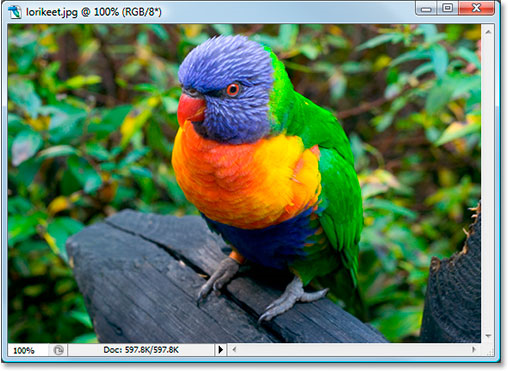
#> input picture part-4  Color Image Compression/differential_lzw/color_image.bmp, 508 x 371 px
$ python main.py
#> lines starting #> are read from the running program, lines starting #| are printed output that depends on the picture
### part-4  Color Image Compression/differential_lzw/src/compression.py
from PIL import Image
import numpy as np
import struct
from collections import Counter
import os
import math
from .utils import compute_differences, restore_from_differences
from .lzw import lzw_compress_gray, lzw_decompress_gray

def compress_color_image(image_path, compressed_file):
    """
    Compresses a color image using differential encoding and LZW compression
    """
    # Read and convert image to RGB
    img = Image.open(image_path).convert("RGB")
    rows, cols = img.size[1], img.size[0]

    # Split into channels
    r, g, b = img.split()
    channels = {
        'R': np.array(r, dtype=np.uint8),
        'G': np.array(g, dtype=np.uint8),
        'B': np.array(b, dtype=np.uint8)
    }

    compressed_channels = {}

    for key in channels:
        # Compute differences
        diff_image = compute_differences(channels[key])
        # Flatten and compress
        data = diff_image.flatten().tolist()
        codes = lzw_compress_gray(data)
        compressed_channels[key] = codes

    # Write compressed data
    with open(compressed_file, "wb") as f:
        # Write dimensions
        f.write(struct.pack(">II", rows, cols))

        # Write first pixels of each channel (reference pixels)
        for key in ['R', 'G', 'B']:
            f.write(struct.pack(">B", channels[key][0, 0]))

        # Write compressed data for each channel
        for key in ['R', 'G', 'B']:
            codes = compressed_channels[key]
            f.write(struct.pack(">I", len(codes)))
            for code in codes:
                f.write(struct.pack(">H", code))

    print("Compression completed. Compressed file:", compressed_file)

def decompress_color_image(compressed_file, restored_image_path):
    """
    Decompresses a color image from differential LZW compressed file
    """
    with open(compressed_file, "rb") as f:
        # Read dimensions
        rows, cols = struct.unpack(">II", f.read(8))

        # Read first pixels
        first_pixels = {}
        for key in ['R', 'G', 'B']:
            first_pixels[key] = struct.unpack(">B", f.read(1))[0]

        channels_restored = {}
        for key in ['R', 'G', 'B']:
            # Read compressed data
            num_codes = struct.unpack(">I", f.read(4))[0]
            codes = [struct.unpack(">H", f.read(2))[0] for _ in range(num_codes)]

            # Decompress
            decompressed = lzw_decompress_gray(codes)

            # Reshape to 2D array
            diff_image = np.array(decompressed, dtype=np.int16).reshape((rows, cols))

            # Set first pixel
            diff_image[0, 0] = first_pixels[key]

            # Restore from differences
            channel_array = restore_from_differences(diff_image)
            channels_restored[key] = channel_array

    # Merge channels and save
    restored_img = Image.merge("RGB", (
        Image.fromarray(channels_restored['R']),
        Image.fromarray(channels_restored['G']),
        Image.fromarray(channels_restored['B'])
    ))
    restored_img.save(restored_image_path)
    print("Decompression completed. Restored image:", restored_image_path)
    return restored_img

def calculate_color_metrics(image_path, compressed_file):
    """
    Calculates compression metrics including entropy, code length, and compression ratio
    """
    original_size = os.path.getsize(image_path)
    compressed_size = os.path.getsize(compressed_file)

    # Calculate entropy for each channel
    img = np.array(Image.open(image_path).convert("RGB"))
    entropies = []

    for i in range(3):
        channel = img[:, :, i].flatten()
        # Calculate differences for entropy
        diff_channel = np.diff(channel)
        hist = Counter(diff_channel)
        total = len(diff_channel)
        entropy = -sum((count / total) * math.log2(count / total) for count in hist.values())
        entropies.append(entropy)

    avg_entropy = sum(entropies) / 3

    # Calculate average code length
    total_codes = 0
    with open(compressed_file, "rb") as f:
        f.read(11)  # Skip dimensions and first pixels
        for _ in range(3):
            num_codes = struct.unpack(">I", f.read(4))[0]
            total_codes += num_codes
            f.read(num_codes * 2)

    avg_code_length = (total_codes * 16) / (img.shape[0] * img.shape[1] * 3)
    compression_ratio = compressed_size / original_size

    print(f"Original File Size: {original_size} bytes")
    print(f"Compressed File Size: {compressed_size} bytes")
    print(f"Compression Ratio: {compression_ratio:.4f}")
    print(f"Average Code Length: {avg_code_length:.4f} bits/pixel")
    print(f"Average Entropy: {avg_entropy:.4f} bits/pixel")

    return avg_entropy, avg_code_length, compressed_size, compression_ratio

### part-4  Color Image Compression/differential_lzw/src/utils.py
import numpy as np

def compute_differences(channel):
    """
    Computes row-wise and column-wise differences for a channel
    Returns the difference image
    """
    rows, cols = channel.shape
    diff_image = np.zeros_like(channel, dtype=np.int16)

    # First pixel remains unchanged
    diff_image[0, 0] = channel[0, 0]

    # First row differences (left to right)
    for j in range(1, cols):
        diff_image[0, j] = int(channel[0, j]) - int(channel[0, j-1])

    # First column differences (top to bottom)
    for i in range(1, rows):
        diff_image[i, 0] = int(channel[i, 0]) - int(channel[i-1, 0])

    # Rest of the image (row by row)
    for i in range(1, rows):
        for j in range(1, cols):
            diff_image[i, j] = int(channel[i, j]) - int(channel[i, j-1])

    return diff_image

def restore_from_differences(diff_image):
    """
    Restores original image from differences
    """
    rows, cols = diff_image.shape
    restored = np.zeros_like(diff_image, dtype=np.uint8)

    # First pixel is unchanged
    restored[0, 0] = diff_image[0, 0]

    # Restore first row
    for j in range(1, cols):
        val = int(restored[0, j-1]) + int(diff_image[0, j])
        restored[0, j] = val % 256

    # Restore first column
    for i in range(1, rows):
        val = int(restored[i-1, 0]) + int(diff_image[i, 0])
        restored[i, 0] = val % 256

    # Restore rest of the image
    for i in range(1, rows):
        for j in range(1, cols):
            val = int(restored[i, j-1]) + int(diff_image[i, j])
            restored[i, j] = val % 256

    return restored

### part-4  Color Image Compression/differential_lzw/src/lzw.py
def lzw_compress_gray(data):
    """
    Compresses data using LZW algorithm with handling for negative differences
    """
    # Convert negative values to positive range (0-255)
    data = [(x + 256) % 256 for x in data]

    dictionary = {bytes([i]): i for i in range(256)}
    dict_size = 256
    max_dict_size = 65536  # 16-bit limit

    w = bytes([data[0]]) if data else bytes()
    result = []

    for i in range(1, len(data)):
        c = bytes([data[i]])
        wc = w + c
        if wc in dictionary:
            w = wc
        else:
            result.append(dictionary[w])
            if dict_size < max_dict_size:
                dictionary[wc] = dict_size
                dict_size += 1
            w = c

    if w:
        result.append(dictionary[w])

    return result

def lzw_decompress_gray(codes):
    """
    Decompresses LZW compressed data with handling for negative differences
    """
    if not codes:
        return []

    dictionary = {i: bytes([i]) for i in range(256)}
    dict_size = 256

    # Handle first code
    result = list(dictionary[codes[0]])
    w = dictionary[codes[0]]

    for code in codes[1:]:
        if code in dictionary:
            entry = dictionary[code]
        elif code == dict_size and w:
            entry = w + bytes([w[0]])
        else:
            raise ValueError(f"Invalid compressed code: {code}")

        result.extend(entry)

        if w and dict_size < 65536:
            dictionary[dict_size] = w + bytes([entry[0]])
            dict_size += 1

        w = entry

    # Convert back to signed values (-128 to 127)
    return [(x if x < 128 else x - 256) for x in result]

### part-4  Color Image Compression/differential_lzw/main.py
from src.compression import compress_color_image, decompress_color_image, calculate_color_metrics
from PIL import Image
import numpy as np
import os

def compare_images(original, restored):
    """
    Compare two images and show where they differ
    """
    orig_array = np.array(original)
    rest_array = np.array(restored)


    diff_mask = np.any(orig_array != rest_array, axis=2)
    diff_count = np.sum(diff_mask)

    if diff_count > 0:
        print(f"\nFound {diff_count} different pixels")


        diff_indices = np.where(diff_mask)
        for i in range(min(5, diff_count)):
            y, x = diff_indices[0][i], diff_indices[1][i]
            orig_pixel = orig_array[y, x]
            rest_pixel = rest_array[y, x]
            print(f"Position ({x}, {y}):")
            print(f"  Original: R={orig_pixel[0]}, G={orig_pixel[1]}, B={orig_pixel[2]}")
            print(f"  Restored: R={rest_pixel[0]}, G={rest_pixel[1]}, B={rest_pixel[2]}")
    else:
        print("Images are identical!")

def main():

    output_dir = "output"
    if not os.path.exists(output_dir):
        os.makedirs(output_dir)


    image_path = "color_image.bmp"
    compressed_file = os.path.join(output_dir, "compressed_diff_lzw.bin")
    restored_image_path = os.path.join(output_dir, "restored_diff_lzw.bmp")


    if not os.path.exists(image_path):
        print(f"Error: Input image '{image_path}' not found!")
        print("Please place your color_image.bmp in the differential_lzw directory.")
        return


    print("\nStarting compression...")
    compress_color_image(image_path, compressed_file)
#> in compress_color_image, img is the input picture: PIL image 508x371 RGB; mean R, G, B 97.1, 122.5, 92.7
#> in compress_color_image, `r, g, b = img.split()`:
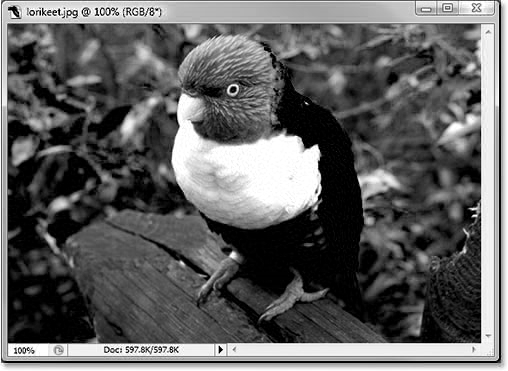
#> r: PIL image 508x371 L; min 0, max 255, mean 97.1
#> in compress_color_image, `r, g, b = img.split()`:
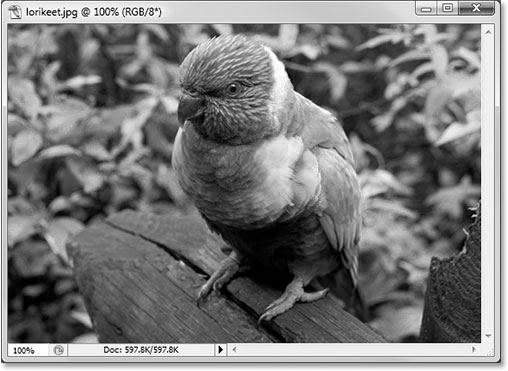
#> g: PIL image 508x371 L; min 0, max 255, mean 122.5
#> in compress_color_image, `r, g, b = img.split()`:
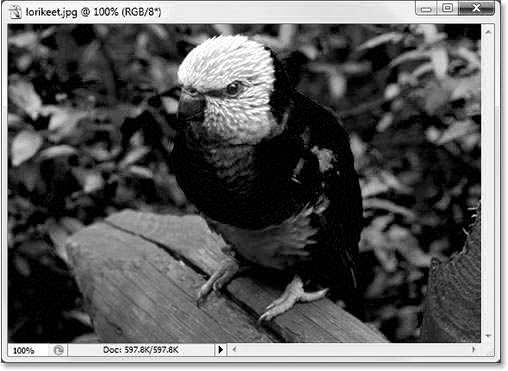
#> b: PIL image 508x371 L; min 0, max 255, mean 92.7
#> the loop in compress_color_image, `for key in channels:` made 3 passes
#> key on passes 1 to 3: 'R', 'G', 'B'
#> pass 1, in compress_color_image, `diff_image = compute_differences(channels[key])`:
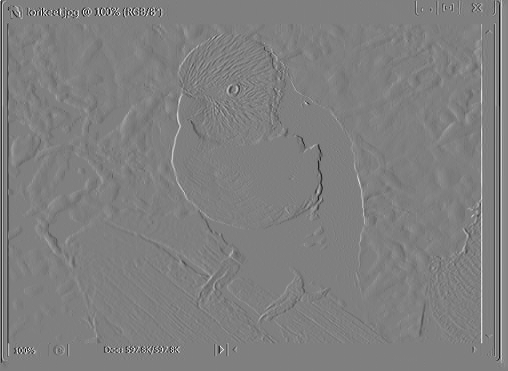
#> diff_image: shape (371, 508) int16; min -255, max 255, mean 0; drawn with min black and max white
#> after the loop in compress_color_image, `for key in channels:`: compressed_channels = 3 items


    print("\nCalculating metrics...")
    calculate_color_metrics(image_path, compressed_file)
#> the loop in calculate_color_metrics, `for i in range(3):` made 3 passes
#> entropy on passes 1 to 3: 5.2, 5.24, 5.13
#> after the loop in calculate_color_metrics, `for i in range(3):`: entropies = [5.2, 5.24, 5.13]
#> in calculate_color_metrics, `avg_entropy = sum(entropies) / 3`: avg_entropy = 5.19
#> the loop in calculate_color_metrics, `for _ in range(3):` made 3 passes
#> (num_codes, total_codes) on passes 1 to 3: (69530, 69530), (69457, 138987), (68656, 207643)
#> after the loop in calculate_color_metrics, `for _ in range(3):`: total_codes = 207643
#> in calculate_color_metrics, `avg_code_length = (total_codes * 16) / (img.shape[0] * img.shape[1] * 3)`: avg_code_length = 5.88
#| Average Code Length: 5.8760 bits/pixel
#| Average Entropy: 5.1878 bits/pixel


    print("\nStarting decompression...")
    restored_img = decompress_color_image(compressed_file, restored_image_path)
#> in decompress_color_image, `rows, cols = struct.unpack(">II", f.read(8))`: rows = 371; cols = 508
#> after the loop in decompress_color_image, `for key in ['R', 'G', 'B']:`: first_pixels = {'R': 255, 'G': 254, 'B': 255}
#> the loop in decompress_color_image, `for key in ['R', 'G', 'B']:` made 3 passes
#> num_codes on passes 1 to 3: 69530, 69457, 68656
#> pass 1, in decompress_color_image, `diff_image = np.array(decompressed, dtype=np.int16).reshape((rows, col..`:
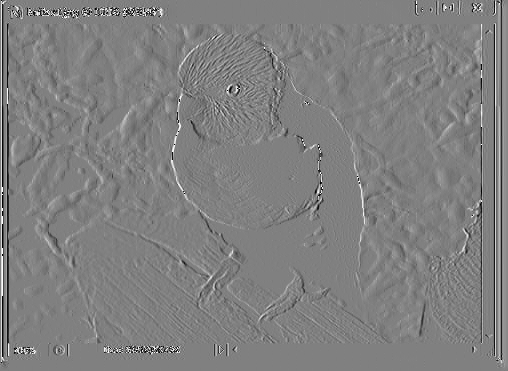
#> diff_image: shape (371, 508) int16; min -128, max 127, mean -0.2; drawn with min black and max white
#> pass 2, in decompress_color_image, `diff_image = np.array(decompressed, dtype=np.int16).reshape((rows, col..`:
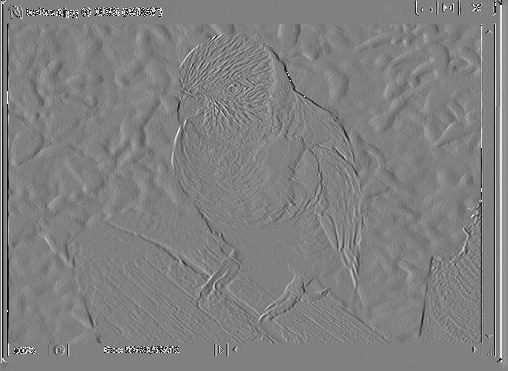
#> diff_image: shape (371, 508) int16; min -128, max 127, mean 0.2; drawn with min black and max white
#> after the loop in decompress_color_image, `for key in ['R', 'G', 'B']:`:
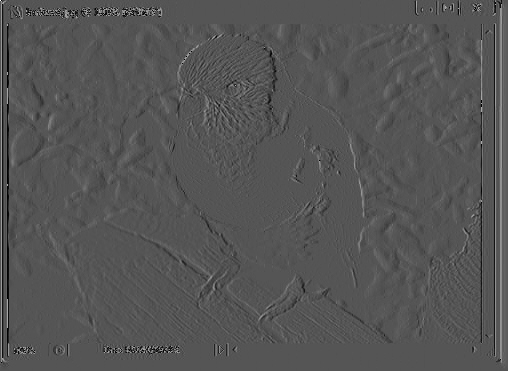
#> diff_image: shape (371, 508) int16; min -128, max 255, mean 0.2; drawn with min black and max white
#> after the loop in decompress_color_image, `for key in ['R', 'G', 'B']:`: channels_restored = 3 items


    print("\nVerifying results...")
    original_img = Image.open(image_path).convert("RGB")
    if np.array_equal(np.array(original_img), np.array(restored_img)):
        print("Success: Original and restored images are identical!")
        print(f"\nFiles saved in '{output_dir}' directory:")
        print(f"- Compressed file: {os.path.basename(compressed_file)}")
        print(f"- Restored image: {os.path.basename(restored_image_path)}")
    else:
        print("Error: Images differ.")
        compare_images(original_img, restored_img)

if __name__ == "__main__":
    main()
